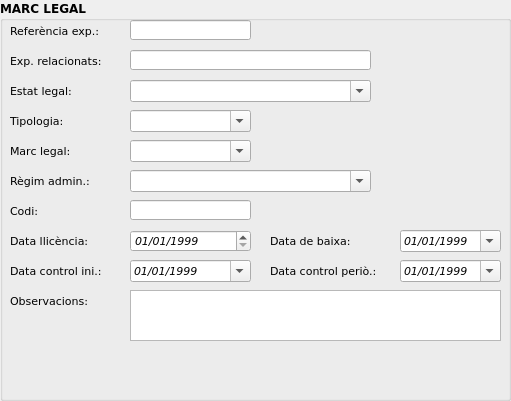
  <widget class="QGroupBox" name="gb_marc_legal">
   <property name="geometry">
    <rect>
     <x>530</x>
     <y>10</y>
     <width>511</width>
     <height>401</height>
    </rect>
   </property>
   <property name="font">
    <font>
     <family>Verdana</family>
     <weight>75</weight>
     <bold>true</bold>
    </font>
   </property>
   <property name="locale">
    <locale language="Catalan" country="Spain"/>
   </property>
   <property name="title">
    <string>MARC LEGAL</string>
   </property>
   <widget class="QComboBox" name="tipus_act_id">
    <property name="geometry">
     <rect>
      <x>130</x>
      <y>110</y>
      <width>121</width>
      <height>22</height>
     </rect>
    </property>
    <property name="font">
     <font>
      <family>Verdana</family>
      <pointsize>8</pointsize>
      <weight>50</weight>
      <bold>false</bold>
     </font>
    </property>
    <property name="locale">
     <locale language="Catalan" country="Spain"/>
    </property>
    <property name="editable">
     <bool>true</bool>
    </property>
   </widget>
   <widget class="QLabel" name="eje_id_label_6">
    <property name="geometry">
     <rect>
      <x>10</x>
      <y>140</y>
      <width>111</width>
      <height>21</height>
     </rect>
    </property>
    <property name="font">
     <font>
      <family>Verdana</family>
      <pointsize>8</pointsize>
      <weight>50</weight>
      <bold>false</bold>
     </font>
    </property>
    <property name="locale">
     <locale language="Catalan" country="Spain"/>
    </property>
    <property name="text">
     <string>Marc legal:</string>
    </property>
   </widget>
   <widget class="QComboBox" name="estat_legal_id">
    <property name="geometry">
     <rect>
      <x>130</x>
      <y>80</y>
      <width>241</width>
      <height>22</height>
     </rect>
    </property>
    <property name="font">
     <font>
      <family>Verdana</family>
      <pointsize>8</pointsize>
      <weight>50</weight>
      <bold>false</bold>
     </font>
    </property>
    <property name="locale">
     <locale language="Catalan" country="Spain"/>
    </property>
    <property name="editable">
     <bool>true</bool>
    </property>
   </widget>
   <widget class="QComboBox" name="clas_legal_id">
    <property name="geometry">
     <rect>
      <x>130</x>
      <y>170</y>
      <width>241</width>
      <height>22</height>
     </rect>
    </property>
    <property name="font">
     <font>
      <family>Verdana</family>
      <pointsize>8</pointsize>
      <weight>50</weight>
      <bold>false</bold>
     </font>
    </property>
    <property name="locale">
     <locale language="Catalan" country="Spain"/>
    </property>
    <property name="editable">
     <bool>true</bool>
    </property>
   </widget>
   <widget class="QComboBox" name="marc_legal_id">
    <property name="geometry">
     <rect>
      <x>130</x>
      <y>140</y>
      <width>121</width>
      <height>22</height>
     </rect>
    </property>
    <property name="font">
     <font>
      <family>Verdana</family>
      <pointsize>8</pointsize>
      <weight>50</weight>
      <bold>false</bold>
     </font>
    </property>
    <property name="locale">
     <locale language="Catalan" country="Spain"/>
    </property>
    <property name="editable">
     <bool>true</bool>
    </property>
   </widget>
   <widget class="QLabel" name="eje_id_label_7">
    <property name="geometry">
     <rect>
      <x>10</x>
      <y>170</y>
      <width>121</width>
      <height>21</height>
     </rect>
    </property>
    <property name="font">
     <font>
      <family>Verdana</family>
      <pointsize>8</pointsize>
      <weight>50</weight>
      <bold>false</bold>
     </font>
    </property>
    <property name="locale">
     <locale language="Catalan" country="Spain"/>
    </property>
    <property name="text">
     <string>Règim admin.:</string>
    </property>
   </widget>
   <widget class="QLabel" name="eje_id_label_11">
    <property name="geometry">
     <rect>
      <x>10</x>
      <y>80</y>
      <width>81</width>
      <height>21</height>
     </rect>
    </property>
    <property name="font">
     <font>
      <family>Verdana</family>
      <pointsize>8</pointsize>
      <weight>50</weight>
      <bold>false</bold>
     </font>
    </property>
    <property name="locale">
     <locale language="Catalan" country="Spain"/>
    </property>
    <property name="text">
     <string>Estat legal:</string>
    </property>
   </widget>
   <widget class="QLabel" name="eje_id_label_8">
    <property name="geometry">
     <rect>
      <x>10</x>
      <y>110</y>
      <width>101</width>
      <height>21</height>
     </rect>
    </property>
    <property name="font">
     <font>
      <family>Verdana</family>
      <pointsize>8</pointsize>
      <weight>50</weight>
      <bold>false</bold>
     </font>
    </property>
    <property name="locale">
     <locale language="Catalan" country="Spain"/>
    </property>
    <property name="text">
     <string>Tipologia:</string>
    </property>
   </widget>
   <widget class="QLabel" name="eje_id_label_13">
    <property name="geometry">
     <rect>
      <x>10</x>
      <y>20</y>
      <width>111</width>
      <height>21</height>
     </rect>
    </property>
    <property name="font">
     <font>
      <family>Verdana</family>
      <pointsize>8</pointsize>
      <weight>50</weight>
      <bold>false</bold>
     </font>
    </property>
    <property name="locale">
     <locale language="Catalan" country="Spain"/>
    </property>
    <property name="text">
     <string>Referència exp.:</string>
    </property>
   </widget>
   <widget class="QLabel" name="eje_id_label_14">
    <property name="geometry">
     <rect>
      <x>10</x>
      <y>50</y>
      <width>111</width>
      <height>21</height>
     </rect>
    </property>
    <property name="font">
     <font>
      <family>Verdana</family>
      <pointsize>8</pointsize>
      <weight>50</weight>
      <bold>false</bold>
     </font>
    </property>
    <property name="locale">
     <locale language="Catalan" country="Spain"/>
    </property>
    <property name="text">
     <string>Exp. relacionats:</string>
    </property>
   </widget>
   <widget class="QLineEdit" name="exp_relacionats">
    <property name="enabled">
     <bool>true</bool>
    </property>
    <property name="geometry">
     <rect>
      <x>130</x>
      <y>50</y>
      <width>241</width>
      <height>20</height>
     </rect>
    </property>
    <property name="font">
     <font>
      <family>Verdana</family>
      <pointsize>8</pointsize>
      <weight>50</weight>
      <bold>false</bold>
     </font>
    </property>
    <property name="locale">
     <locale language="Catalan" country="Spain"/>
    </property>
   </widget>
   <widget class="QLabel" name="eje_id_label_10">
    <property name="geometry">
     <rect>
      <x>10</x>
      <y>290</y>
      <width>101</width>
      <height>21</height>
     </rect>
    </property>
    <property name="font">
     <font>
      <family>Verdana</family>
      <pointsize>8</pointsize>
      <weight>50</weight>
      <bold>false</bold>
     </font>
    </property>
    <property name="locale">
     <locale language="Catalan" country="Spain"/>
    </property>
    <property name="text">
     <string>Observacions:</string>
    </property>
   </widget>
   <widget class="QLineEdit" name="codi_legal">
    <property name="enabled">
     <bool>true</bool>
    </property>
    <property name="geometry">
     <rect>
      <x>130</x>
      <y>200</y>
      <width>121</width>
      <height>20</height>
     </rect>
    </property>
    <property name="font">
     <font>
      <family>Verdana</family>
      <pointsize>8</pointsize>
      <weight>50</weight>
      <bold>false</bold>
     </font>
    </property>
    <property name="locale">
     <locale language="Catalan" country="Spain"/>
    </property>
   </widget>
   <widget class="QLabel" name="eje_id_label_5">
    <property name="geometry">
     <rect>
      <x>10</x>
      <y>200</y>
      <width>111</width>
      <height>21</height>
     </rect>
    </property>
    <property name="font">
     <font>
      <family>Verdana</family>
      <pointsize>8</pointsize>
      <weight>50</weight>
      <bold>false</bold>
     </font>
    </property>
    <property name="locale">
     <locale language="Catalan" country="Spain"/>
    </property>
    <property name="text">
     <string>Codi:</string>
    </property>
   </widget>
   <widget class="QLabel" name="eje_id_label_9">
    <property name="geometry">
     <rect>
      <x>10</x>
      <y>230</y>
      <width>91</width>
      <height>21</height>
     </rect>
    </property>
    <property name="font">
     <font>
      <family>Verdana</family>
      <pointsize>8</pointsize>
      <weight>50</weight>
      <bold>false</bold>
     </font>
    </property>
    <property name="locale">
     <locale language="Catalan" country="Spain"/>
    </property>
    <property name="text">
     <string>Data llicència:</string>
    </property>
   </widget>
   <widget class="QDateEdit" name="data_llicencia">
    <property name="geometry">
     <rect>
      <x>130</x>
      <y>230</y>
      <width>121</width>
      <height>22</height>
     </rect>
    </property>
    <property name="font">
     <font>
      <family>Verdana</family>
      <pointsize>8</pointsize>
      <weight>50</weight>
      <italic>true</italic>
      <bold>false</bold>
     </font>
    </property>
    <property name="locale">
     <locale language="Catalan" country="Spain"/>
    </property>
    <property name="displayFormat">
     <string>dd/MM/yyyy</string>
    </property>
    <property name="calendarPopup">
     <bool>false</bool>
    </property>
    <property name="date">
     <date>
      <year>1999</year>
      <month>1</month>
      <day>1</day>
     </date>
    </property>
   </widget>
   <widget class="QDateEdit" name="data_control_inicial">
    <property name="geometry">
     <rect>
      <x>130</x>
      <y>260</y>
      <width>121</width>
      <height>22</height>
     </rect>
    </property>
    <property name="font">
     <font>
      <family>Verdana</family>
      <pointsize>8</pointsize>
      <weight>50</weight>
      <italic>true</italic>
      <bold>false</bold>
     </font>
    </property>
    <property name="locale">
     <locale language="Catalan" country="Spain"/>
    </property>
    <property name="minimumDateTime">
     <datetime>
      <hour>0</hour>
      <minute>0</minute>
      <second>0</second>
      <year>1950</year>
      <month>1</month>
      <day>1</day>
     </datetime>
    </property>
    <property name="maximumDate">
     <date>
      <year>2099</year>
      <month>12</month>
      <day>31</day>
     </date>
    </property>
    <property name="displayFormat">
     <string>dd/MM/yyyy</string>
    </property>
    <property name="calendarPopup">
     <bool>true</bool>
    </property>
    <property name="date">
     <date>
      <year>1999</year>
      <month>1</month>
      <day>1</day>
     </date>
    </property>
   </widget>
   <widget class="QLabel" name="eje_id_label_15">
    <property name="geometry">
     <rect>
      <x>10</x>
      <y>260</y>
      <width>121</width>
      <height>21</height>
     </rect>
    </property>
    <property name="font">
     <font>
      <family>Verdana</family>
      <pointsize>8</pointsize>
      <weight>50</weight>
      <bold>false</bold>
     </font>
    </property>
    <property name="locale">
     <locale language="Catalan" country="Spain"/>
    </property>
    <property name="text">
     <string>Data control ini.:</string>
    </property>
   </widget>
   <widget class="QLabel" name="eje_id_label_16">
    <property name="geometry">
     <rect>
      <x>270</x>
      <y>260</y>
      <width>121</width>
      <height>21</height>
     </rect>
    </property>
    <property name="font">
     <font>
      <family>Verdana</family>
      <pointsize>8</pointsize>
      <weight>50</weight>
      <bold>false</bold>
     </font>
    </property>
    <property name="locale">
     <locale language="Catalan" country="Spain"/>
    </property>
    <property name="text">
     <string>Data control periò.:</string>
    </property>
   </widget>
   <widget class="QDateEdit" name="data_control_periodic">
    <property name="geometry">
     <rect>
      <x>400</x>
      <y>260</y>
      <width>101</width>
      <height>22</height>
     </rect>
    </property>
    <property name="font">
     <font>
      <family>Verdana</family>
      <pointsize>8</pointsize>
      <weight>50</weight>
      <italic>true</italic>
      <bold>false</bold>
     </font>
    </property>
    <property name="locale">
     <locale language="Catalan" country="Spain"/>
    </property>
    <property name="displayFormat">
     <string>dd/MM/yyyy</string>
    </property>
    <property name="calendarPopup">
     <bool>true</bool>
    </property>
    <property name="date">
     <date>
      <year>1999</year>
      <month>1</month>
      <day>1</day>
     </date>
    </property>
   </widget>
   <widget class="QLineEdit" name="num_exp">
    <property name="enabled">
     <bool>true</bool>
    </property>
    <property name="geometry">
     <rect>
      <x>130</x>
      <y>20</y>
      <width>121</width>
      <height>20</height>
     </rect>
    </property>
    <property name="font">
     <font>
      <family>Verdana</family>
      <pointsize>8</pointsize>
      <weight>50</weight>
      <bold>false</bold>
     </font>
    </property>
    <property name="locale">
     <locale language="Catalan" country="Spain"/>
    </property>
   </widget>
   <widget class="QLabel" name="eje_id_label_18">
    <property name="geometry">
     <rect>
      <x>270</x>
      <y>230</y>
      <width>91</width>
      <height>21</height>
     </rect>
    </property>
    <property name="font">
     <font>
      <family>Verdana</family>
      <pointsize>8</pointsize>
      <weight>50</weight>
      <bold>false</bold>
     </font>
    </property>
    <property name="locale">
     <locale language="Catalan" country="Spain"/>
    </property>
    <property name="text">
     <string>Data de baixa:</string>
    </property>
   </widget>
   <widget class="QDateEdit" name="data_baixa">
    <property name="geometry">
     <rect>
      <x>400</x>
      <y>230</y>
      <width>101</width>
      <height>22</height>
     </rect>
    </property>
    <property name="font">
     <font>
      <family>Verdana</family>
      <pointsize>8</pointsize>
      <weight>50</weight>
      <italic>true</italic>
      <bold>false</bold>
     </font>
    </property>
    <property name="locale">
     <locale language="Catalan" country="Spain"/>
    </property>
    <property name="displayFormat">
     <string>dd/MM/yyyy</string>
    </property>
    <property name="calendarPopup">
     <bool>true</bool>
    </property>
    <property name="date">
     <date>
      <year>1999</year>
      <month>1</month>
      <day>1</day>
     </date>
    </property>
   </widget>
   <widget class="QTextEdit" name="observacions_act">
    <property name="geometry">
     <rect>
      <x>130</x>
      <y>290</y>
      <width>371</width>
      <height>51</height>
     </rect>
    </property>
    <property name="font">
     <font>
      <weight>50</weight>
      <bold>false</bold>
     </font>
    </property>
   </widget>
  </widget>
